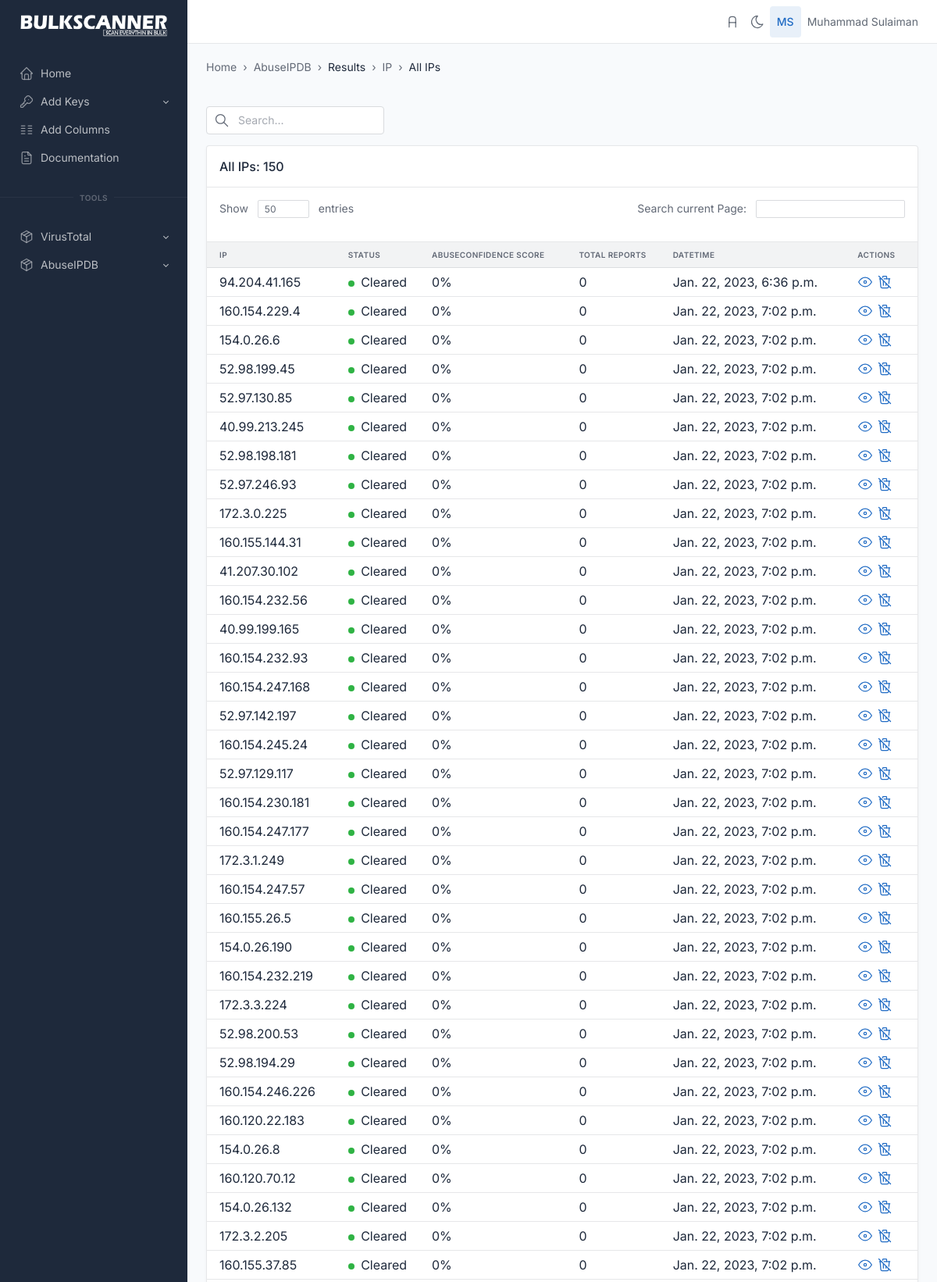
Page /abuseipdb/all_ips (signed in, upper part) on the committed database.
### abuseipdb/models.py (models this page shows, shortened)
class ip_addresses(models.Model):
    ip = models.CharField(max_length=20, unique=True)
    isPublic = models.CharField(max_length=10, null=True)
    ipVersion = models.IntegerField(null=True)
    isWhitelisted = models.BooleanField(null=True)
    abuseConfidenceScore = models.IntegerField(null=True)
    countryCode = models.CharField(null=True, max_length=5)
    usageType = models.TextField(null=True)
    isp = models.TextField(null=True)
    domain = models.TextField(null=True)
    totalReports = models.IntegerField(null=True)
    numDistinctUsers = models.IntegerField(null=True)
    lastReportedAt = models.DateTimeField(null=True)
    hostnames = models.JSONField(null=True)
    date_time = models.DateTimeField(default=datetime.datetime.now())

### abuseipdb/views.py (the view)
# urls.py: path('all_ips', views.allips, name='abuseipdb_allips'),
def allips(request):
    if request.user.is_authenticated:
        queryset = ip_addresses.objects.all()
        show_entries = request.GET.get('show_entries')
        if show_entries:
            paginator = Paginator(queryset, show_entries)
            ips_count = paginator.count
            page_number = request.GET.get('page')
            queryset = paginator.get_page(page_number)
            context = {'all_ips': queryset,
                       'ips_count': ips_count}
            return render(request, 'abuseipdb/all_ips.html', context)
        else:
            paginator = Paginator(queryset, 50)
            ips_count = paginator.count
            page_number = request.GET.get('page')
            queryset = paginator.get_page(page_number)
            context = {'all_ips': queryset,
                       'ips_count': ips_count}
            return render(request, 'abuseipdb/all_ips.html', context)
    else:
        return redirect("login")

### templates/abuseipdb/all_ips.html (shortened to what this page needs)
{% extends 'base.html' %} {% load static %}
{% block body %}
<div class="page-wrapper">
  <div class="container-xl">
    <div class="page-header d-print-none">
      <div class="row align-items-center">
        <div class="col">
          <ol class="breadcrumb breadcrumb-arrows" aria-label="breadcrumbs">
            <li class="breadcrumb-item">
              <a href="{% url 'index' %}">Home</a>
            </li>
            <li class="breadcrumb-item"><a href="">AbuseIPDB</a></li>
            <li class="breadcrumb-item" aria-current="page">
              <a>Results</a>
            <li class="breadcrumb-item" aria-current="page">
              <a href="{% url 'abuseipdb_allips' %}">IP</a>
            <li class="breadcrumb-item active" aria-current="page">
              <a href="#">All IPs</a>
            </li>
          </ol>
          <br />
          </div>
      </div>
    </div>
  </div>
  <div class="page-body">
    <div class="container-xl">
      <div class="col-3">
        <form action="{% url 'search_all_ips' %}" method="get">
          <div class="input-icon">
            <span class="input-icon-addon">
            </span>
            <input type="text" class="form-control" placeholder="Search..." aria-label="Search in website" name="search_text">
          </div>
        </form>
      </div>
      {% if ip_search_result %}
      <div class="row row-cards">
        <div class="col-12">
          <div class="card">
            <div class="card-header">
              <h3 class="card-title">Your query: {{search_text}}</h3>
            </div>
            <div class="table-responsive">
              <table
                class="table card-table table-vcenter text-nowrap datatable" id="myTable"
              >
                <thead>
                  <tr>
                    <th>IP</th>
                    <th>Status</th>
                    <th>AbuseConfidence Score</th>
                    <th>Total Reports</th>
                    <th>DateTime</th>
                    <th>Actions</th>
                  </tr>
                </thead>
                <tbody>
                  {% for ipdata in ip_search_result%}
                  <tr>
                    <td>
                      <a
                        href="https://{{ipdata.ip}}"
                        target="_blank"
                        class="text-reset"
                        tabindex="-1"
                        >{{ipdata.ip}}</a
                      >
                    </td>
                    {% if ipdata.abuseConfidenceScore < 1 and ipdata.totalReports < 1 %}
                    <td>
                      <span class="badge bg-success me-1"></span>
                      <a
                        href="https://www.abuseipdb.com/check/{{ipdata.ip}}"
                        target="_blank"
                        class="text-reset"
                        tabindex="-1"
                        >Cleared</a
                      >
                    </td>
                    {% else %}
                    <td>
                      <span class="badge bg-danger me-1"></span>
                      <a
                        href="https://www.abuseipdb.com/check/{{ipdata.ip}}"
                        target="_blank"
                        class="text-reset"
                        tabindex="-1"
                        >Malicious</a
                      >
                    </td>
                    {% endif %}
                    <td>{{ipdata.abuseConfidenceScore}}%</td>
                    <td>{{ipdata.totalReports}}</td>
                    <td>{{ipdata.date_time}}</td>
                    <td>
                      <a href="{% url 'abuseipdb_ip_details' ip=ipdata.ip %}" style = "text-decoration: none;" target="_blank">
                        <svg xmlns="http://www.w3.org/2000/svg" class="icon icon-tabler icon-tabler-eye" width="24" height="24" viewBox="0 0 24 24" stroke-width="2" stroke="currentColor" fill="none" stroke-linecap="round" stroke-linejoin="round">
                          <path stroke="none" d="M0 0h24v24H0z" fill="none"></path>
                          <circle cx="12" cy="12" r="2"></circle>
                          <path d="M22 12c-2.667 4.667 -6 7 -10 7s-7.333 -2.333 -10 -7c2.667 -4.667 6 -7 10 -7s7.333 2.333 10 7"></path>
                       </svg>
                      </a>
                      <a href="{% url 'abuseipdb_delete_from_allips' ip=ipdata.ip %}" style = "text-decoration: none;">
                      <svg xmlns="http://www.w3.org/2000/svg" class="icon icon-tabler icon-tabler-trash-off" width="24" height="24" viewBox="0 0 24 24" stroke-width="2" stroke="currentColor" fill="none" stroke-linecap="round" stroke-linejoin="round">
                        <path stroke="none" d="M0 0h24v24H0z" fill="none"></path>
                        <line x1="3" y1="3" x2="21" y2="21"></line>
                        <path d="M4 7h3m4 0h9"></path>
                        <line x1="10" y1="11" x2="10" y2="17"></line>
                        <line x1="14" y1="14" x2="14" y2="17"></line>
                        <path d="M5 7l1 12a2 2 0 0 0 2 2h8a2 2 0 0 0 2 -2l.077 -.923"></path>
                        <line x1="18.384" y1="14.373" x2="19" y2="7"></line>
                        <path d="M9 5v-1a1 1 0 0 1 1 -1h4a1 1 0 0 1 1 1v3"></path>
                     </svg>
                    </a>
                    </td>
                  </tr>
                  {% endfor %}
                </tbody>
              </table>
            </div>
          </div>
        </div>
      </div>
      {% elif all_ips%}
      <div class="row row-cards">
        <div class="col-12">
          <div class="card">
            <div class="card-header">
              <h3 class="card-title">All IPs: {{ips_count}}</h3>
            </div>
            <div class="card-body border-bottom py-3">
              <div class="d-flex">
                <form action="{% url 'abuseipdb_allips' %}" method="GET">
                <div class="text-muted">
                  Show
                  <div class="mx-2 d-inline-block">
                    <input
                      type="text"
                      class="form-control form-control-sm"
                      value="50"
                      size="3"
                      aria-label="Invoices count"
                      name="show_entries"
                    />
                  </div>
                </form>
                  entries
                </div>
                <div class="ms-auto text-muted">
                  Search current Page:
                  <div class="ms-2 d-inline-block">
                    <input
                      type="text"
                      class="form-control form-control-sm"
                      aria-label="Search invoice"
                      name="search_table"
                      id="myInput"
                      onkeyup="myFunction()"
                    />
                  </div>
                </div>
              </div>
            </div>
            <div class="table-responsive">
              <table
                class="table card-table table-vcenter text-nowrap datatable" id="myTable"
              >
                <thead>
                  <tr>
                    <th>IP</th>
                    <th>Status</th>
                    <th>AbuseConfidence Score</th>
                    <th>Total Reports</th>
                    <th>DateTime</th>
                    <th>Actions</th>
                  </tr>
                </thead>
                <tbody>
                  {% for ipdata in all_ips%}
                  <tr>
                    <td>
                      <a
                        href="https://{{ipdata.ip}}"
                        target="_blank"
                        class="text-reset"
                        tabindex="-1"
                        >{{ipdata.ip}}</a
                      >
                    </td>
                    {% if ipdata.abuseConfidenceScore < 1 and ipdata.totalReports < 1 %}
                    <td>
                      <span class="badge bg-success me-1"></span>
                      <a
                        href="https://www.abuseipdb.com/check/{{ipdata.ip}}"
                        target="_blank"
                        class="text-reset"
                        tabindex="-1"
                        >Cleared</a
                      >
                    </td>
                    {% endif %}
                    <td>{{ipdata.abuseConfidenceScore}}%</td>
                    <td>{{ipdata.totalReports}}</td>
                    <td>{{ipdata.date_time}}</td>
                    <td>
                      <a href="{% url 'abuseipdb_ip_details' ip=ipdata.ip %}" style = "text-decoration: none;" target="_blank">
                      </a>
                      <a href="{% url 'abuseipdb_delete_from_allips' ip=ipdata.ip %}" style = "text-decoration: none;">
                    </a>
                    </td>
                  </tr>
                  {% empty %}
                  <tr><td colspan="6" style="text-align:center">No Data found</td></tr>
                  {% endfor %}
                </tbody>
              </table>
            </div>
          </div>
        </div>
      </div>
      {% endif %}
    </div>
  </div>
</div>
{% endblock body %}

### templates/base.html (shortened to what this page needs)
{% load static %}
<html lang="en">
  <head>
    <link href="{% static 'css/tabler.min.css' %}" rel="stylesheet" />
    <link href="{% static 'css/tabler-flags.min.css' %}" rel="stylesheet" />
    <link href="{% static 'css/tabler-payments.min.css' %}" rel="stylesheet" />
    <link href="{% static 'css/tabler-vendors.min.css' %}" rel="stylesheet" />
    <link href="{% static 'css/demo.min.css' %}" rel="stylesheet" />
  </head>
  <body >
    <div class="wrapper">
      <aside class="navbar navbar-vertical navbar-expand-lg navbar-dark">
        <div class="container-fluid">
          <h1 class="navbar-brand navbar-brand-autodark">
            <a href="{% url 'index' %}">
              <img src="{% static 'logo_white.png' %}" width="50" height="10" alt="BulkScanner" class="navbar-brand-image">
            </a>
          </h1>
          <div class="collapse navbar-collapse" id="navbar-menu">
            <ul class="navbar-nav pt-lg-3">
              <li class="nav-item">
                <a class="nav-link" href="{% url 'index' %}" >
                  <span class="nav-link-icon d-md-none d-lg-inline-block">
                  </span>
                  <span class="nav-link-title">
                    Home
                  </span>
                </a>
              </li>
              <li class="nav-item dropdown">
                <a class="nav-link dropdown-toggle" href="#navbar-base" data-bs-toggle="dropdown" data-bs-auto-close="false" role="button" aria-expanded="false" >
                  <span class="nav-link-icon d-md-none d-lg-inline-block">
                  </span>
                  <span class="nav-link-title">
                    Add Keys
                  </span>
                </a>
              </li>
              <li class="nav-item">
                <a class="nav-link" href="{% url 'add_columns' %}" >
                  <span class="nav-link-icon d-md-none d-lg-inline-block">
                  </span>
                  <span class="nav-link-title">
                    Add Columns
                  </span>
                </a>
              </li>
              <li class="nav-item">
                <a class="nav-link" href="./docs/index.html" >
                  <span class="nav-link-icon d-md-none d-lg-inline-block">
                  </span>
                  <span class="nav-link-title">
                    Documentation
                  </span>
                </a>
              </li>
              <div class="hr-text">Tools</div>
              <li class="nav-item dropdown">
                <a class="nav-link dropdown-toggle" href="#navbar-base" data-bs-toggle="dropdown" data-bs-auto-close="false" role="button" aria-expanded="false" >
                  <span class="nav-link-icon d-md-none d-lg-inline-block">
                  </span>
                  <span class="nav-link-title">
                    VirusTotal
                  </span>
                </a>
              </li>
              <li class="nav-item dropdown">
                <a class="nav-link dropdown-toggle" href="#navbar-base" data-bs-toggle="dropdown" data-bs-auto-close="false" role="button" aria-expanded="false" >
                  <span class="nav-link-icon d-md-none d-lg-inline-block">
                  </span>
                  <span class="nav-link-title">
                    AbuseIPDB
                  </span>
                </a>
              </li>
            </ul>
          </div>
        </div>
      </aside>
      <header class="navbar navbar-expand-md navbar-light d-none d-lg-flex d-print-none">
        <div class="container-xl">
          <div class="navbar-nav flex-row order-md-last">
          <a
          href="{% url 'admin:index' %}" target="_blank"
          class="nav-link px-0 "
          title="Go to Admin Area"
          data-bs-toggle="tooltip"
          data-bs-placement="bottom"
            >
            </a>
            <a href="?theme=dark" class="nav-link px-0 hide-theme-dark" title="Enable dark mode" data-bs-toggle="tooltip" data-bs-placement="bottom">
            </a>
            <div class="nav-item dropdown">
              <a href="#" class="nav-link d-flex lh-1 text-reset p-0" data-bs-toggle="dropdown" aria-label="Open user menu">
                <span class="avatar bg-blue-lt">{{user.first_name|slice:"1"}}{{user.last_name|slice:"1"}}</span>
                <div class="d-none d-xl-block ps-2">
                  <div>{{user.first_name}} {{user.last_name}}</div>
                </div>
              </a>
            </div>
          </div>
        </div>
      </header>
      <div class="page-wrapper">
        {% block body %}
        {% endblock body %}
    </div>
  </body>
</html>

### rows in the picture
ip_addresses: ip "94.204.41.165", abuseConfidenceScore "0", totalReports "0", date_time "Jan. 22, 2023, 6:36 p.m."
ip_addresses: ip "160.154.229.4", abuseConfidenceScore "0", totalReports "0", date_time "Jan. 22, 2023, 7:02 p.m."
ip_addresses: ip "154.0.26.6", abuseConfidenceScore "0", totalReports "0", date_time "Jan. 22, 2023, 7:02 p.m."
ip_addresses: ip "52.98.199.45", abuseConfidenceScore "0", totalReports "0", date_time "Jan. 22, 2023, 7:02 p.m."
ip_addresses: ip "52.97.130.85", abuseConfidenceScore "0", totalReports "0", date_time "Jan. 22, 2023, 7:02 p.m."
ip_addresses: ip "40.99.213.245", abuseConfidenceScore "0", totalReports "0", date_time "Jan. 22, 2023, 7:02 p.m."
ip_addresses: ip "52.98.198.181", abuseConfidenceScore "0", totalReports "0", date_time "Jan. 22, 2023, 7:02 p.m."
ip_addresses: ip "52.97.246.93", abuseConfidenceScore "0", totalReports "0", date_time "Jan. 22, 2023, 7:02 p.m."
ip_addresses: ip "172.3.0.225", abuseConfidenceScore "0", totalReports "0", date_time "Jan. 22, 2023, 7:02 p.m."
ip_addresses: ip "160.155.144.31", abuseConfidenceScore "0", totalReports "0", date_time "Jan. 22, 2023, 7:02 p.m."
ip_addresses: ip "41.207.30.102", abuseConfidenceScore "0", totalReports "0", date_time "Jan. 22, 2023, 7:02 p.m."
ip_addresses: ip "160.154.232.56", abuseConfidenceScore "0", totalReports "0", date_time "Jan. 22, 2023, 7:02 p.m."
ip_addresses: ip "40.99.199.165", abuseConfidenceScore "0", totalReports "0", date_time "Jan. 22, 2023, 7:02 p.m."
ip_addresses: ip "160.154.232.93", abuseConfidenceScore "0", totalReports "0", date_time "Jan. 22, 2023, 7:02 p.m."
ip_addresses: ip "160.154.247.168", abuseConfidenceScore "0", totalReports "0", date_time "Jan. 22, 2023, 7:02 p.m."
ip_addresses: ip "52.97.142.197", abuseConfidenceScore "0", totalReports "0", date_time "Jan. 22, 2023, 7:02 p.m."
ip_addresses: ip "160.154.245.24", abuseConfidenceScore "0", totalReports "0", date_time "Jan. 22, 2023, 7:02 p.m."
ip_addresses: ip "52.97.129.117", abuseConfidenceScore "0", totalReports "0", date_time "Jan. 22, 2023, 7:02 p.m."
ip_addresses: ip "160.154.230.181", abuseConfidenceScore "0", totalReports "0", date_time "Jan. 22, 2023, 7:02 p.m."
ip_addresses: ip "160.154.247.177", abuseConfidenceScore "0", totalReports "0", date_time "Jan. 22, 2023, 7:02 p.m."
ip_addresses: ip "172.3.1.249", abuseConfidenceScore "0", totalReports "0", date_time "Jan. 22, 2023, 7:02 p.m."
ip_addresses: ip "160.154.247.57", abuseConfidenceScore "0", totalReports "0", date_time "Jan. 22, 2023, 7:02 p.m."
ip_addresses: ip "160.155.26.5", abuseConfidenceScore "0", totalReports "0", date_time "Jan. 22, 2023, 7:02 p.m."
ip_addresses: ip "154.0.26.190", abuseConfidenceScore "0", totalReports "0", date_time "Jan. 22, 2023, 7:02 p.m."
ip_addresses: ip "160.154.232.219", abuseConfidenceScore "0", totalReports "0", date_time "Jan. 22, 2023, 7:02 p.m."
ip_addresses: ip "172.3.3.224", abuseConfidenceScore "0", totalReports "0", date_time "Jan. 22, 2023, 7:02 p.m."
ip_addresses: ip "52.98.200.53", abuseConfidenceScore "0", totalReports "0", date_time "Jan. 22, 2023, 7:02 p.m."
ip_addresses: ip "52.98.194.29", abuseConfidenceScore "0", totalReports "0", date_time "Jan. 22, 2023, 7:02 p.m."
ip_addresses: ip "160.154.246.226", abuseConfidenceScore "0", totalReports "0", date_time "Jan. 22, 2023, 7:02 p.m."
ip_addresses: ip "160.120.22.183", abuseConfidenceScore "0", totalReports "0", date_time "Jan. 22, 2023, 7:02 p.m."
ip_addresses: ip "154.0.26.8", abuseConfidenceScore "0", totalReports "0", date_time "Jan. 22, 2023, 7:02 p.m."
ip_addresses: ip "160.120.70.12", abuseConfidenceScore "0", totalReports "0", date_time "Jan. 22, 2023, 7:02 p.m."
ip_addresses: ip "154.0.26.132", abuseConfidenceScore "0", totalReports "0", date_time "Jan. 22, 2023, 7:02 p.m."
ip_addresses: ip "172.3.2.205", abuseConfidenceScore "0", totalReports "0", date_time "Jan. 22, 2023, 7:02 p.m."
ip_addresses: ip "160.155.37.85", abuseConfidenceScore "0", totalReports "0", date_time "Jan. 22, 2023, 7:02 p.m."

### other values in the picture
{{ user.first_name|slice:"1" }} "M"
{{ user.last_name|slice:"1" }} "S"
{{ user.first_name }} "Muhammad"
{{ user.last_name }} "Sulaiman"
{{ ips_count }} "150"
